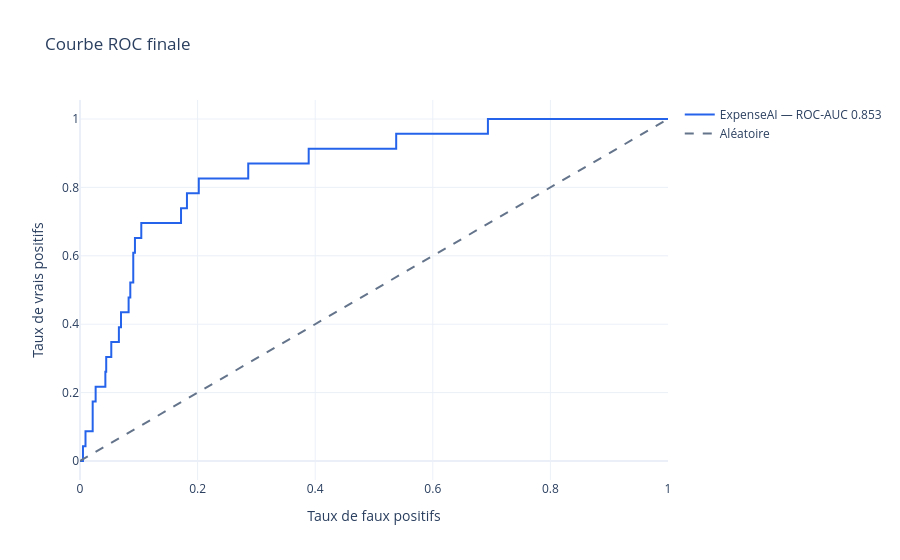
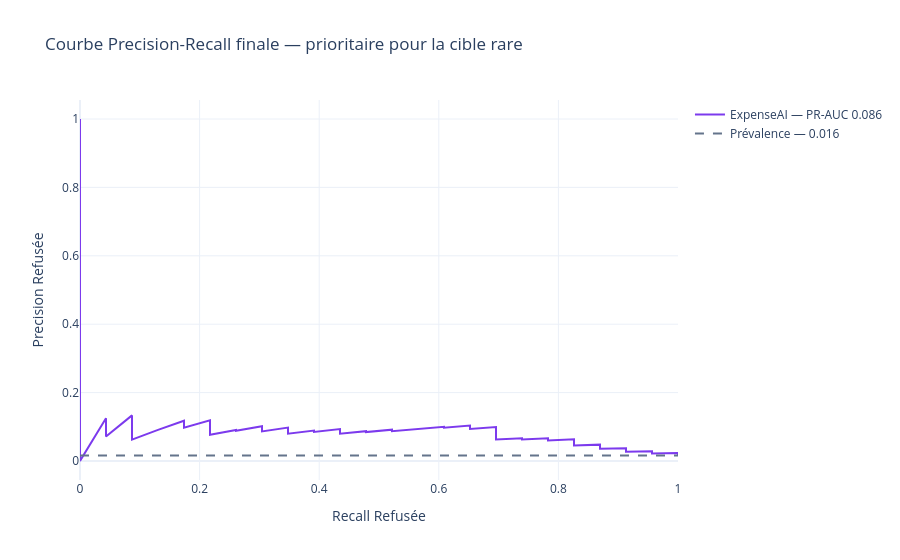
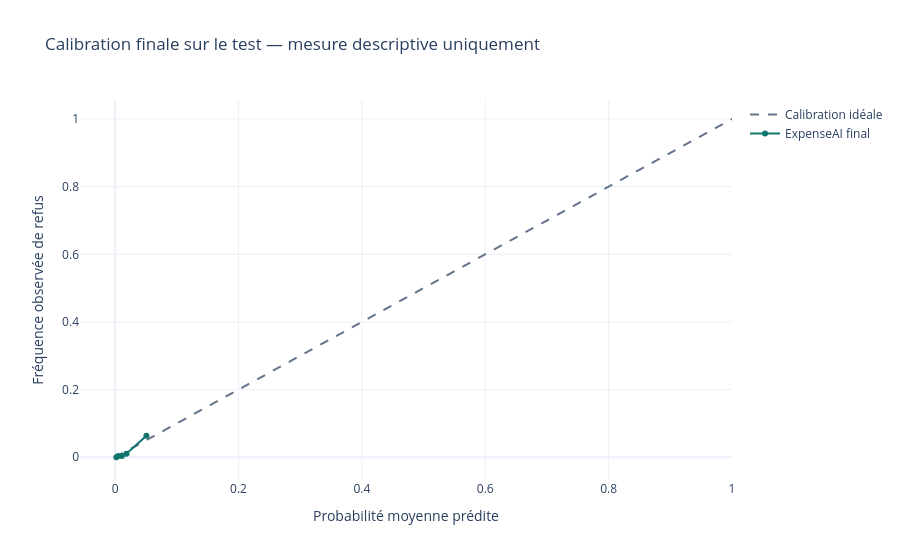

Notebook cell for these charts, in order:
### Markdown cell above
## 12. Courbes finales — mesures descriptives

### Code cell
false_positive_rate, true_positive_rate, _ = roc_curve(y_test, test_probabilities)
roc_figure = go.Figure()
roc_figure.add_trace(
    go.Scatter(
        x=false_positive_rate,
        y=true_positive_rate,
        mode="lines",
        name=f"ExpenseAI — ROC-AUC {test_metrics['roc_auc']:.3f}",
        line={"color": "#2563EB"},
    )
)
roc_figure.add_trace(
    go.Scatter(
        x=[0, 1],
        y=[0, 1],
        mode="lines",
        name="Aléatoire",
        line={"color": "#64748B", "dash": "dash"},
    )
)
roc_figure.update_layout(
    title="Courbe ROC finale",
    xaxis_title="Taux de faux positifs",
    yaxis_title="Taux de vrais positifs",
)
roc_figure.show()

test_precision_curve, test_recall_curve, _ = precision_recall_curve(
    y_test, test_probabilities
)
test_prevalence = float(y_test.mean())
pr_figure = go.Figure()
pr_figure.add_trace(
    go.Scatter(
        x=test_recall_curve,
        y=test_precision_curve,
        mode="lines",
        name=f"ExpenseAI — PR-AUC {test_metrics['average_precision']:.3f}",
        line={"color": "#7C3AED"},
    )
)
pr_figure.add_trace(
    go.Scatter(
        x=[0, 1],
        y=[test_prevalence, test_prevalence],
        mode="lines",
        name=f"Prévalence — {test_prevalence:.3f}",
        line={"color": "#64748B", "dash": "dash"},
    )
)
pr_figure.update_layout(
    title="Courbe Precision-Recall finale — prioritaire pour la cible rare",
    xaxis_title="Recall Refusée",
    yaxis_title="Precision Refusée",
)
pr_figure.show()

test_observed_frequency, test_predicted_probability = calibration_curve(
    y_test,
    test_probabilities,
    n_bins=5,
    strategy="quantile",
)
test_calibration_figure = go.Figure()
test_calibration_figure.add_trace(
    go.Scatter(
        x=[0, 1],
        y=[0, 1],
        mode="lines",
        name="Calibration idéale",
        line={"color": "#64748B", "dash": "dash"},
    )
)
test_calibration_figure.add_trace(
    go.Scatter(
        x=test_predicted_probability,
        y=test_observed_frequency,
        mode="lines+markers",
        name="ExpenseAI final",
        line={"color": "#0F766E"},
    )
)
test_calibration_figure.update_layout(
    title="Calibration finale sur le test — mesure descriptive uniquement",
    xaxis_title="Probabilité moyenne prédite",
    yaxis_title="Fréquence observée de refus",
)
test_calibration_figure.show()

### Figure 1 — Plotly figure (JSON) as saved in the notebook; plotly's stock layout.template omitted (floating-point values rounded to 4 significant figures)
{"data": [{"line": {"color": "#2563EB"}, "mode": "lines", "name": "ExpenseAI — ROC-AUC 0.853", "type": "scatter", "x": [0.0, 0.0007189, 0.005032, 0.005032, 0.009346, 0.009346, 0.02157, 0.02157, 0.0266, 0.0266, 0.04313, 0.04313, 0.04457, 0.04457, 0.0532, 0.0532, 0.06614, 0.06614, 0.06973, 0.06973, 0.08267, 0.08267, 0.08555, 0.08555, 0.08843, 0.08986, 0.09058, 0.09058, 0.09346, 0.09346, 0.1042, 0.1042, 0.1373, 0.1387, 0.1596, 0.161, 0.1718, 0.1718, 0.1733, 0.1747, 0.1819, 0.1819, 0.202, 0.202, 0.2861, 0.2861, 0.3889, 0.3889, 0.5377, 0.5377, 0.6937, 0.6937, 0.793, 0.7944, 0.8368, 0.8382, 0.8526, 0.8541, 1.0], "y": [0.0, 0.0, 0.0, 0.04348, 0.04348, 0.08696, 0.08696, 0.1739, 0.1739, 0.2174, 0.2174, 0.2609, 0.2609, 0.3043, 0.3043, 0.3478, 0.3478, 0.3913, 0.3913, 0.4348, 0.4348, 0.4783, 0.4783, 0.5217, 0.5217, 0.5217, 0.5217, 0.6087, 0.6087, 0.6522, 0.6522, 0.6957, 0.6957, 0.6957, 0.6957, 0.6957, 0.6957, 0.7391, 0.7391, 0.7391, 0.7391, 0.7826, 0.7826, 0.8261, 0.8261, 0.8696, 0.8696, 0.913, 0.913, 0.9565, 0.9565, 1.0, 1.0, 1.0, 1.0, 1.0, 1.0, 1.0, 1.0]}, {"line": {"color": "#64748B", "dash": "dash"}, "mode": "lines", "name": "Aléatoire", "type": "scatter", "x": [0, 1], "y": [0, 1]}], "layout": {"title": {"text": "Courbe ROC finale"}, "xaxis": {"title": {"text": "Taux de faux positifs"}}, "yaxis": {"title": {"text": "Taux de vrais positifs"}}}}

### Figure 2 — Plotly figure (JSON) as saved in the notebook; plotly's stock layout.template omitted (floating-point values rounded to 4 significant figures; data arrays with more than 128 entries replaced by an {"elided": "..."} marker saying what was removed)
{"data": [{"line": {"color": "#7C3AED"}, "mode": "lines", "name": "ExpenseAI — PR-AUC 0.086", "type": "scatter", "x": {"elided": "1407 float values"}, "y": {"elided": "1407 float values"}}, {"line": {"color": "#64748B", "dash": "dash"}, "mode": "lines", "name": "Prévalence — 0.016", "type": "scatter", "x": [0, 1], "y": [0.01627, 0.01627]}], "layout": {"title": {"text": "Courbe Precision-Recall finale — prioritaire pour la cible rare"}, "xaxis": {"title": {"text": "Recall Refusée"}}, "yaxis": {"title": {"text": "Precision Refusée"}}}}

### Figure 3 — Plotly figure (JSON) as saved in the notebook; plotly's stock layout.template omitted (floating-point values rounded to 4 significant figures)
{"data": [{"line": {"color": "#64748B", "dash": "dash"}, "mode": "lines", "name": "Calibration idéale", "type": "scatter", "x": [0, 1], "y": [0, 1]}, {"line": {"color": "#0F766E"}, "mode": "lines+markers", "name": "ExpenseAI final", "type": "scatter", "x": [0.001975, 0.004908, 0.01085, 0.01839, 0.0507], "y": [0.0, 0.003534, 0.003546, 0.0106, 0.0636]}], "layout": {"title": {"text": "Calibration finale sur le test — mesure descriptive uniquement"}, "xaxis": {"title": {"text": "Probabilité moyenne prédite"}}, "yaxis": {"title": {"text": "Fréquence observée de refus"}}}}
